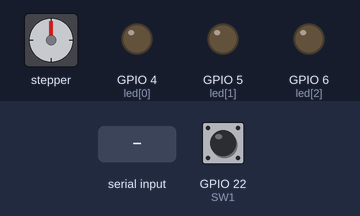
Bench run of a program on a simulated Raspberry Pi (BCM pin numbers). Shown: stepper motor, output pins drawn as LEDs (lit = HIGH). The inputs (shaded band) are chosen by the test bench; at power-on: GPIO 22 (SW1) HIGH. The stepper is drawn at 2048 steps a turn; threads take turns every 2 ms; pins used as bus, display or sensor lines are not drawn; what the program prints to the terminal is not drawn.

Above: at 1.2 s.
1.3 s: "w" typed at the terminal, then Enter
At 1.97 s:
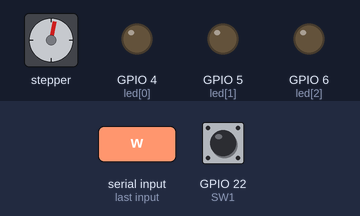
4.3 s: "e" typed at the terminal, then Enter
7.3 s: GPIO 22 (SW1) pulled LOW for 0.15 s
At 7.55 s:
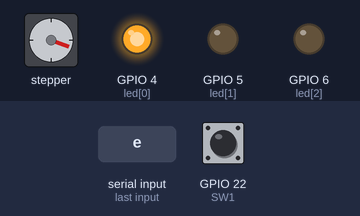
10.3 s: GPIO 22 (SW1) pulled LOW for 1 s
At 10.52 s:
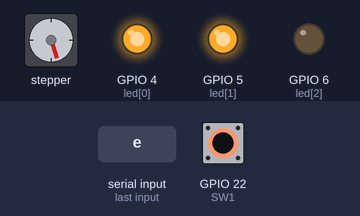
13.3 s: GPIO 22 (SW1) pulled LOW for 0.15 s
At 13.49 s:
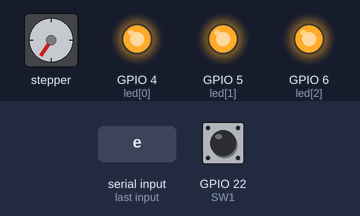
16.3 s: "w" typed at the terminal, then Enter
Timing chart, 0 to 22.2 s (numbered marks = the images above; inputs shaded):
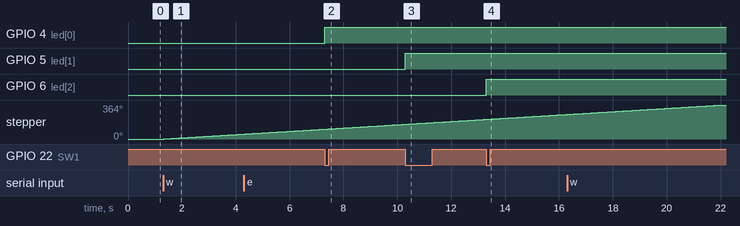

Measured:
- after the input at 1.3 s, stepper: keeps turning clockwise at about 18°/s, starting at once
- after the input at 7.3 s, GPIO 4 (led[0]): LOW → HIGH at once
- after the input at 10.3 s, GPIO 5 (led[1]): LOW → HIGH at once
- after the input at 13.3 s, GPIO 6 (led[2]): LOW → HIGH at once

The program:

challenge511.py
```python
import RPi.GPIO as GPIO
import time
import threading
import queue

STEP_MOTOR = [16, 17, 18, 19]
led = [4, 5, 6]
SW1 = 22

StepCounter = 0
StepCount = 4
buttonState = 0

Que_Size = 30
MessageQue = queue.Queue(Que_Size)

Seq = [[1, 0, 0, 0],
       [0, 1, 0, 0],
       [0, 0, 1, 0],
       [0, 0, 0, 1]]

flag_exit = False

GPIO.setmode(GPIO.BCM)
GPIO.setwarnings(False)

for pin in STEP_MOTOR:
    GPIO.setup(pin, GPIO.OUT)
    GPIO.output(pin, False)

for pin in led:
    GPIO.setup(pin, GPIO.OUT)
    GPIO.output(pin, False)

GPIO.setup(SW1, GPIO.IN, pull_up_down=GPIO.PUD_UP)

def rotate_motor(angle): # 역방향 회전
    global StepCounter
    steps = int(5.75 * angle) # 오차 발생함(5.75는 장치의 정확한 회전각도가 아님)
    for i in range(steps):
        for pin in range(4):
            xpin = STEP_MOTOR[pin]
            if Seq[StepCounter][pin] != 0:
                GPIO.output(xpin, True)
            else:
                GPIO.output(xpin, False)
        StepCounter += 1
        if StepCounter == StepCount:
            StepCounter = 0
        if StepCounter < 0:
            StepCounter = StepCount
        time.sleep(0.01)

def AllOff():
    for pin in led:
        GPIO.output(pin,False)

def LED_State_Print_Interrupt(channel):
    global buttonState
    buttonState += 1
    if buttonState == 1:
        MessageQue.put("LED RED ON")
    elif buttonState == 2:
        MessageQue.put("LED GREEN ON")
    elif buttonState == 3:
        MessageQue.put("LED BLUE ON")
    elif buttonState == 4:
        MessageQue.put("LED All OFF")
        buttonState = 0

GPIO.add_event_detect(SW1, GPIO.FALLING, callback=LED_State_Print_Interrupt, bouncetime=200)

def StepMotor_KeyBoard_Thread():
    while True:
        key = input("키보드 입력. q = 0도, w = 90도, e = 180도, x = exit : ")
        if key == 'q':
            rotate_motor(0)  # 0도로 회전. 0도이기 때문에 움직임이 없음
        elif key == 'w':
            rotate_motor(90)  # 90도로 회전
        elif key == 'e':
            rotate_motor(180)  # 180도로 회전
        elif key == 'x':
            break
        elif flag_exit:
            break

StepMotor_Thread = threading.Thread(target=StepMotor_KeyBoard_Thread)
StepMotor_Thread.start()

try:
    while True:
            led_data = MessageQue.get()
            if led_data == "LED RED ON":
                GPIO.output(led[0], True)
            elif led_data == "LED GREEN ON":
                GPIO.output(led[1], True)
            elif led_data == "LED BLUE ON":
                GPIO.output(led[2], True)
            elif led_data == "LED All OFF":
                AllOff()
except KeyboardInterrupt:
    flag_exit = True
    StepMotor_Thread.join()
GPIO.cleanup()
```
